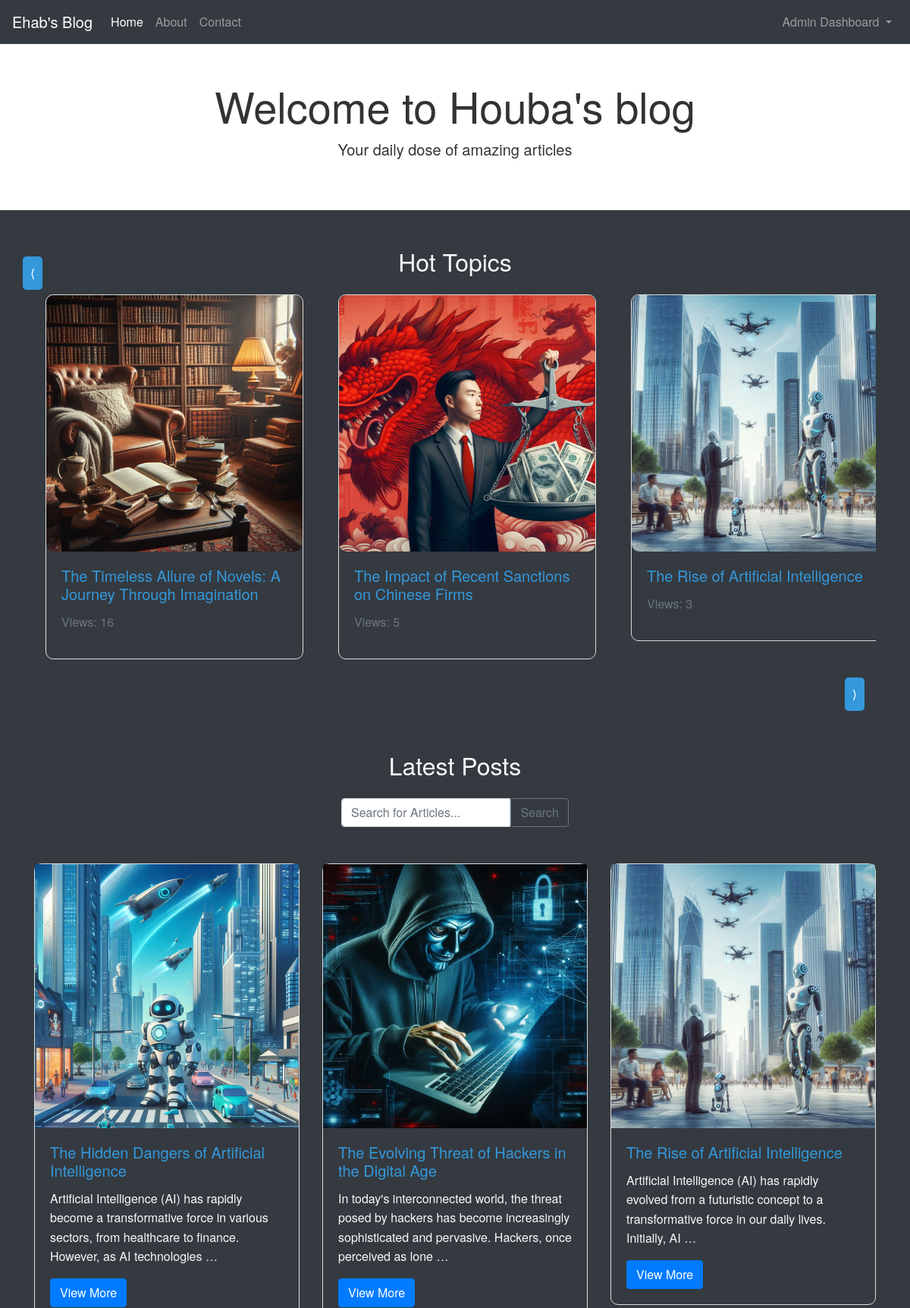
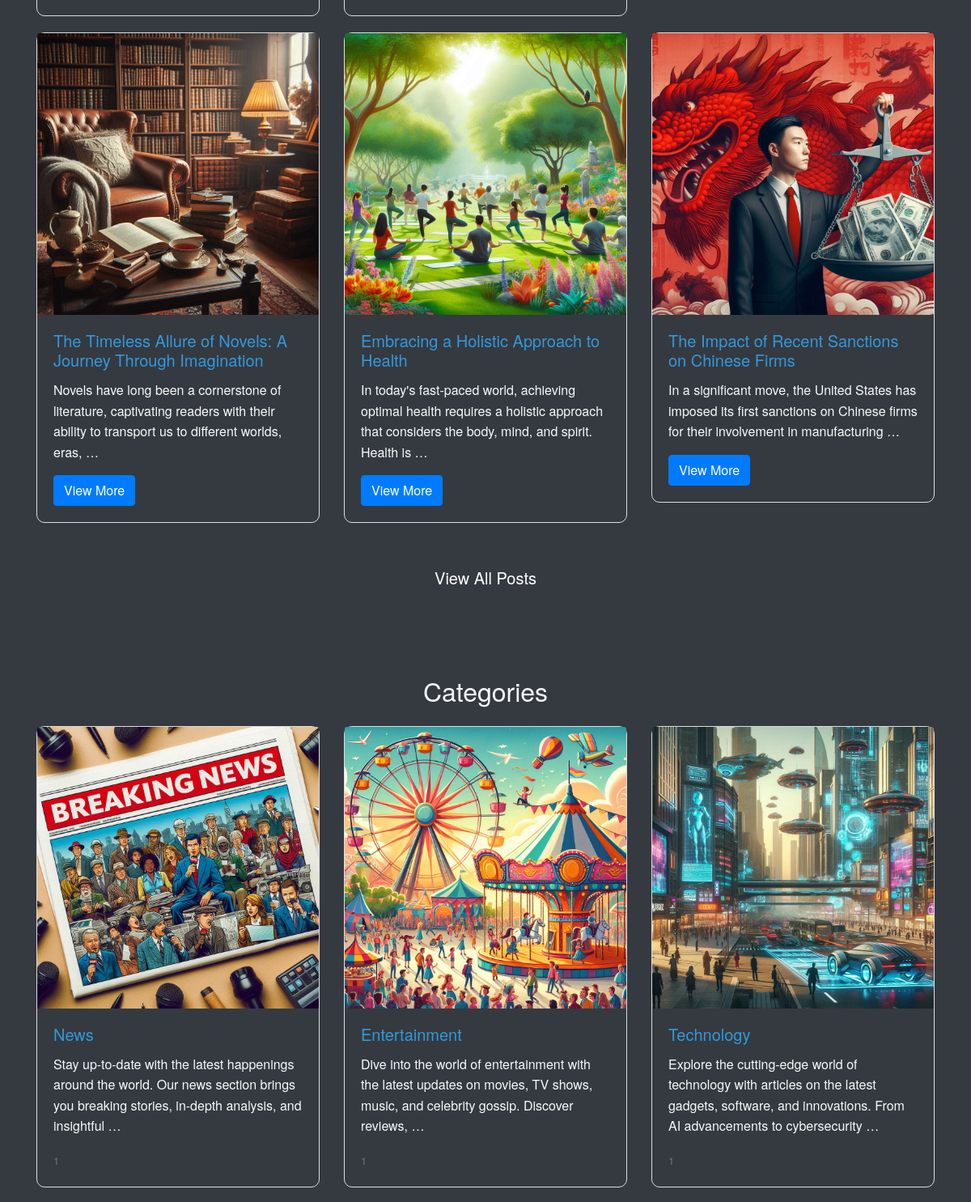
Page / (signed in, upper part) on the committed database (2 pictures, top to bottom).
### blog/models.py (models this page shows, shortened)
class CreatePost(models.Model):
    user = models.ForeignKey(User, on_delete=models.PROTECT)
    title = models.CharField(max_length=255)
    content = models.TextField(max_length=900000)
    image = models.ImageField(upload_to='Posts/imgs/%y/%m/%d/', default='Posts/imgs/default.jpg')
    publish = models.BooleanField(default=True)
    created_at = models.DateTimeField(default=timezone.now)
    category = models.ForeignKey(Category, on_delete=models.CASCADE)
    views = models.IntegerField(default=0)

class Category(models.Model):
    user = models.ForeignKey(User, on_delete=models.PROTECT)
    title = models.CharField(max_length=255)
    description = models.TextField(max_length=500)
    image = models.ImageField(upload_to='Category/imgs/%y/%m/%d', default='category/imgs/default.jpg')

### blog/views.py (the view)
# urls.py: path('', views.home, name='home'),
def home(request):
    posts = CreatePost.objects.filter(publish=True).order_by('-created_at')[:6]
    categories = Category.objects.all()
    hot_posts = CreatePost.objects.filter(publish=True).order_by('-views')
    return render(request, 'home.html', {'posts':posts, 'categories': categories, 'hot_posts': hot_posts})

### blog/templates/home.html
{% extends "base.html" %}
{% block content %}
{% load static %}
<section class="hero-section text-center py-5">
    <div class="container">
        <h1 class="display-4">Welcome to Houba's blog</h1>
        <p class="lead">Your daily dose of amazing articles</p>
    </div>
</section>
<section class="gallery-section py-5">
    <div class="container">
        <h2 class="text-center mb-4">Hot Topics</h2>
        <div class="position-relative">
            <button id="gallery-prev" class="btn btn-dark position-absolute top-50 start-0 translate-middle-y">⟨</button>
            <div class="gallery-wrapper overflow-hidden">
                <div class="gallery d-flex">
                    {% for hot_post in hot_posts %}
                    <div class="gallery-item col-md-4">
                        <div class="card bg-dark text-light mb-4">
                            <img src="{{ hot_post.image.url }}" class="card-img-top" alt="{{ hot_post.title }}">
                            <div class="card-body">
                                <h5 class="card-title"><a href="{% url 'post' hot_post.id %}">{{ hot_post.title }}</a></h5>
                                <p class="text-muted">Views: {{ hot_post.views }}</p>
                            </div>
                        </div>
                    </div>
                    {% endfor %}
                </div>
            </div>
            <button id="gallery-next" class="btn btn-dark position-absolute top-50 end-0 translate-middle-y">⟩</button>
        </div>
    </div>
</section>
<section class="main-section py-5">
    <div class="container">
        <h2 class="text-center mb-4">Latest Posts</h2>
        <div class="row mb-5">
            <div class="col-12">
                <form method="GET" action="{% url "searched" %}">
                    <div class="input-group" style="max-width: 300px; margin: auto;">
                        <input type="text" class="form-control" placeholder="Search for Articles..." name='searched'>
                        <button class="btn btn-outline-secondary" type="submit">Search</button>
                    </div>
                </form>
            </div>
        </div>
        <div class="row">
            {% for post in posts %}
            <div class="col-md-4">
                <div class="card bg-dark text-light">
                    <img src="{{ post.image.url }}" class="card-img-top" alt="{{ post.title }}">
                    <div class="card-body">
                        <h5 class="card-title"><a href='{% url "post" post.id %}'>{{post.title}}</a></h5>
                        <p class="card-text">{{ post.content|truncatewords:20 }}</p>
                        <a href="{% url "post" post.id %}" class="btn btn-primary">View More</a>
                    </div>
                </div>
            </div>
            {% endfor %}
        </div>
        <div class="text-center mt-4">
            <a href="{% url "posts" %}" class="btn btn-lg btn-dark">View All Posts</a>
        </div>
    </div>
</section>
<section class="category-section py-5">
    <div class="container">
        <h2 class="text-center mb-4">Categories</h2>
        <div class="row">
            {% for category in categories %}
            <div class="col-md-4">
                <div class="card bg-dark text-light">
                    <img src="{{ category.image.url }}" class="card-img-top" alt="Category Image">
                    <div class="card-body">
                        <h5 class="card-title"><a href="{% url 'category_posts' category.id %}">{{ category.title }}</a></h5>
                        <p class="card-text">{{ category.description |truncatewords:20 }}</p>
                        <p class="card-text"><small class="text-muted">1</small></p>
                    </div>
                </div>
            </div>
            {% endfor %}
        </div>
    </div>
</section>
{% endblock content %}

### blog/static/style.css (style rules this page uses)
body { background-color: #f7f7f7; color: #333333; font-family: 'Helvetica Neue', Helvetica, Arial, sans-serif; line-height: 1.6; }
a { color: #3498db; }
.hero-section { background-color: #ffffff; padding: 60px 0; text-align: center; color: #333333; }
.card { background-color: #343a40; margin-bottom: 20px; border: 1px solid #ddd; border-radius: 10px; }
.card-title { color: #3498db; }
.gallery-wrapper { overflow: hidden; width: 100%; position: relative; }
.gallery { display: flex; transition: transform 0.5s ease-in-out; }
.gallery-item { flex: 0 0 33.33%; margin-right: 1rem; width: 70%; }
.gallery img { border-radius: 10px; width: 100%; }
button#gallery-prev, button#gallery-next { background-color: #3498db; color: white; border: none; padding: 10px; cursor: pointer; border-radius: 5px; }
button#gallery-prev { left: -40px; }
button#gallery-next { right: -40px; }
@media (max-width: 1200px) { .gallery-item { flex: 0 0 50%; } }
@media (max-width: 1200px) { button#gallery-next { right: 15px; } }
@media (max-width: 1200px) { button#gallery-prev { left: -15px; top: -50px; } }

### blog/templates/base.html (style rules this page uses)
.card { background-color: #343a40 !important; }

### rows in the picture
CreatePost: image (picture), title "The Timeless Allure of Novels: A Journey Through Imagination", views "16", content "Novels have long been a cornerstone of literature, captivating readers with their ability to transport us to different worlds, eras, …"
CreatePost: image (picture), title "The Impact of Recent Sanctions on Chinese Firms", views "5", content "In a significant move, the United States has imposed its first sanctions on Chinese firms for their involvement in manufacturing …"
CreatePost: image (picture), title "The Rise of Artificial Intelligence", views "3", content "Artificial Intelligence (AI) has rapidly evolved from a futuristic concept to a transformative force in our daily lives. Initially, AI …"
CreatePost: image (picture), title "The Hidden Dangers of Artificial Intelligence", content "Artificial Intelligence (AI) has rapidly become a transformative force in various sectors, from healthcare to finance. However, as AI technologies …"
CreatePost: image (picture), title "The Evolving Threat of Hackers in the Digital Age", content "In today's interconnected world, the threat posed by hackers has become increasingly sophisticated and pervasive. Hackers, once perceived as lone …"
CreatePost: image (picture), title "Embracing a Holistic Approach to Health", content "In today's fast-paced world, achieving optimal health requires a holistic approach that considers the body, mind, and spirit. Health is …"
Category: image (picture), title "News", description "Stay up-to-date with the latest happenings around the world. Our news section brings you breaking stories, in-depth analysis, and insightful …"
Category: image (picture), title "Entertainment", description "Dive into the world of entertainment with the latest updates on movies, TV shows, music, and celebrity gossip. Discover reviews, …"
Category: image (picture), title "Technology", description "Explore the cutting-edge world of technology with articles on the latest gadgets, software, and innovations. From AI advancements to cybersecurity …"
